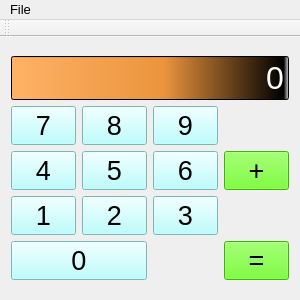
<?xml version="1.0" encoding="UTF-8"?>
<ui version="4.0">
 <class>Lab2theoryClass</class>
 <widget class="QMainWindow" name="Lab2theoryClass">
  <property name="geometry">
   <rect>
    <x>0</x>
    <y>0</y>
    <width>300</width>
    <height>300</height>
   </rect>
  </property>
  <property name="minimumSize">
   <size>
    <width>300</width>
    <height>300</height>
   </size>
  </property>
  <property name="font">
   <font>
    <pointsize>20</pointsize>
   </font>
  </property>
  <property name="windowTitle">
   <string>Calculiao</string>
  </property>
  <property name="windowIcon">
   <iconset>
    <normaloff>resources/system_application_calculator_13032.ico</normaloff>resources/system_application_calculator_13032.ico</iconset>
  </property>
  <widget class="QWidget" name="centralWidget">
   <layout class="QGridLayout" name="gridLayout">
    <item row="0" column="0">
     <layout class="QGridLayout" name="glMainRubber">
      <property name="sizeConstraint">
       <enum>QLayout::SetDefaultConstraint</enum>
      </property>
      <item row="3" column="2">
       <widget class="QPushButton" name="pb3">
        <property name="font">
         <font>
          <pointsize>20</pointsize>
         </font>
        </property>
        <property name="styleSheet">
         <string notr="true">background-color:rgb(170, 255, 255)</string>
        </property>
        <property name="text">
         <string>3</string>
        </property>
       </widget>
      </item>
      <item row="0" column="0" colspan="4">
       <widget class="QLineEdit" name="leDisplay">
        <property name="font">
         <font>
          <family>Arial</family>
          <pointsize>24</pointsize>
          <italic>false</italic>
          <underline>false</underline>
          <strikeout>false</strikeout>
          <stylestrategy>PreferDefault</stylestrategy>
          <kerning>false</kerning>
         </font>
        </property>
        <property name="styleSheet">
         <string notr="true">background:qlineargradient(spread:pad, x1:0, y1:0, x2:1, y2:0, stop:0 rgba(255, 178, 102, 255), stop:0.55 rgba(235, 148, 61, 255), stop:0.98 rgba(0, 0, 0, 255), stop:1 rgba(0, 0, 0, 0));
color:white;

</string>
        </property>
        <property name="text">
         <string>0</string>
        </property>
        <property name="alignment">
         <set>Qt::AlignRight|Qt::AlignTrailing|Qt::AlignVCenter</set>
        </property>
       </widget>
      </item>
      <item row="3" column="1">
       <widget class="QPushButton" name="pb2">
        <property name="font">
         <font>
          <pointsize>20</pointsize>
         </font>
        </property>
        <property name="styleSheet">
         <string notr="true">background-color:rgb(170, 255, 255)</string>
        </property>
        <property name="text">
         <string>2</string>
        </property>
       </widget>
      </item>
      <item row="4" column="3">
       <widget class="QPushButton" name="pbEqual">
        <property name="styleSheet">
         <string notr="true">background-color:rgb(85, 255, 0)</string>
        </property>
        <property name="text">
         <string>=</string>
        </property>
       </widget>
      </item>
      <item row="1" column="1">
       <widget class="QPushButton" name="pb2_3">
        <property name="font">
         <font>
          <pointsize>20</pointsize>
         </font>
        </property>
        <property name="styleSheet">
         <string notr="true">background-color:rgb(170, 255, 255)</string>
        </property>
        <property name="text">
         <string>8</string>
        </property>
       </widget>
      </item>
      <item row="2" column="2">
       <widget class="QPushButton" name="pb3_2">
        <property name="font">
         <font>
          <pointsize>20</pointsize>
         </font>
        </property>
        <property name="styleSheet">
         <string notr="true">background-color:rgb(170, 255, 255)</string>
        </property>
        <property name="text">
         <string>6</string>
        </property>
       </widget>
      </item>
      <item row="1" column="2">
       <widget class="QPushButton" name="pb3_3">
        <property name="font">
         <font>
          <pointsize>20</pointsize>
         </font>
        </property>
        <property name="styleSheet">
         <string notr="true">background-color:rgb(170, 255, 255)</string>
        </property>
        <property name="text">
         <string>9</string>
        </property>
       </widget>
      </item>
      <item row="2" column="0">
       <widget class="QPushButton" name="pb1_2">
        <property name="font">
         <font>
          <pointsize>20</pointsize>
         </font>
        </property>
        <property name="styleSheet">
         <string notr="true">background-color:rgb(170, 255, 255)</string>
        </property>
        <property name="text">
         <string>4</string>
        </property>
       </widget>
      </item>
      <item row="2" column="3">
       <widget class="QPushButton" name="pbPlus">
        <property name="styleSheet">
         <string notr="true">background-color:rgb(85, 255, 0)</string>
        </property>
        <property name="text">
         <string>+</string>
        </property>
       </widget>
      </item>
      <item row="2" column="1">
       <widget class="QPushButton" name="pb2_2">
        <property name="font">
         <font>
          <pointsize>20</pointsize>
         </font>
        </property>
        <property name="styleSheet">
         <string notr="true">background-color:rgb(170, 255, 255)</string>
        </property>
        <property name="text">
         <string>5</string>
        </property>
       </widget>
      </item>
      <item row="1" column="0">
       <widget class="QPushButton" name="pb1_3">
        <property name="font">
         <font>
          <pointsize>20</pointsize>
         </font>
        </property>
        <property name="styleSheet">
         <string notr="true">background-color:rgb(170, 255, 255)</string>
        </property>
        <property name="text">
         <string>7</string>
        </property>
       </widget>
      </item>
      <item row="4" column="0" colspan="2">
       <widget class="QPushButton" name="pushButton">
        <property name="font">
         <font>
          <pointsize>20</pointsize>
         </font>
        </property>
        <property name="styleSheet">
         <string notr="true">background-color:rgb(170, 255, 255)</string>
        </property>
        <property name="text">
         <string>0</string>
        </property>
       </widget>
      </item>
      <item row="3" column="0">
       <widget class="QPushButton" name="pb1">
        <property name="font">
         <font>
          <pointsize>20</pointsize>
         </font>
        </property>
        <property name="styleSheet">
         <string notr="true">background-color:rgb(170, 255, 255)</string>
        </property>
        <property name="text">
         <string>1</string>
        </property>
       </widget>
      </item>
     </layout>
    </item>
   </layout>
  </widget>
  <widget class="QMenuBar" name="menuBar">
   <property name="geometry">
    <rect>
     <x>0</x>
     <y>0</y>
     <width>300</width>
     <height>24</height>
    </rect>
   </property>
   <property name="font">
    <font>
     <pointsize>10</pointsize>
    </font>
   </property>
   <widget class="QMenu" name="menuFile">
    <property name="title">
     <string>File</string>
    </property>
    <widget class="QMenu" name="menuProgramming">
     <property name="title">
      <string>Programming</string>
     </property>
     <addaction name="actionSuperprogramming"/>
    </widget>
    <addaction name="actionStandart"/>
    <addaction name="menuProgramming"/>
    <addaction name="actionExit"/>
   </widget>
   <addaction name="menuFile"/>
  </widget>
  <widget class="QToolBar" name="mainToolBar">
   <attribute name="toolBarArea">
    <enum>TopToolBarArea</enum>
   </attribute>
   <attribute name="toolBarBreak">
    <bool>false</bool>
   </attribute>
  </widget>
  <action name="actionStandart">
   <property name="text">
    <string>Standart</string>
   </property>
  </action>
  <action name="actionExit">
   <property name="text">
    <string>Exit</string>
   </property>
  </action>
  <action name="actionSuperprogramming">
   <property name="text">
    <string>Superprogramming</string>
   </property>
  </action>
 </widget>
 <layoutdefault spacing="6" margin="11"/>
 <resources>
  <include location="Lab2theory.qrc"/>
 </resources>
 <connections>
  <connection>
   <sender>actionExit</sender>
   <signal>triggered()</signal>
   <receiver>Lab2theoryClass</receiver>
   <slot>close()</slot>
   <hints>
    <hint type="sourcelabel">
     <x>-1</x>
     <y>-1</y>
    </hint>
    <hint type="destinationlabel">
     <x>149</x>
     <y>149</y>
    </hint>
   </hints>
  </connection>
 </connections>
</ui>
